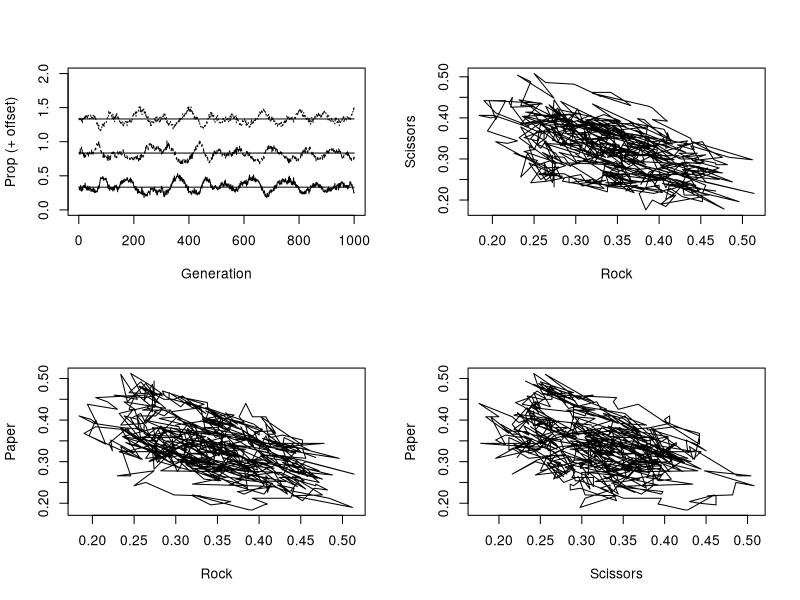

Recreate this plot in R.
# Rock-Paper-Scissors quantitative genetic model

# General Assumptions
# 1. The population consists of three behavioral clones: Rock, Paper, Scissors
# 2. The payoffs are symmetrical.
# 3. Fitness is equal to some initial quantity plus payoff.

# Payoff Matrix
#                       Opponent
# Self       Rock        Paper       Scissors
# Rock       -epsilon    -1           1 
# Paper       1          -epsilon    -1
# Scissors   -1          1           -epsilon


rm(list=ls())
library(MASS)

# Code: Rock=1, Scissors=2, Paper=3
Rock = 1
Scissors = 2
Paper = 3

# Payoff matrix
Epsilon = 0.5    
Payoff.Mat = matrix(c(-Epsilon,-1,1,1,-Epsilon,-1,-1,1,-Epsilon), 3, 3)

fitness = function(morph, trait.a, n.pop, payoff.mat) {
    opponent <-sample(morph)
    fit <- matrix(0, n.pop, 1)
    for(i.receiver in 1:3) {
        for(i.opponent in 1:3) {
            fit[morph==i.receiver & opponent==i.opponent] <- 3 + payoff.mat[i.receiver, i.opponent]
        }
    }
    sum.fit = sum(fit)
    mu.x1 <- sum(fit * trait.a[,1]) / sum.fit
    mu.x2 <- sum(fit * trait.a[,2]) / sum.fit
    mu.x3 <- sum(fit * trait.a[,3]) / sum.fit
    return(c(mu.x1, mu.x2, mu.x3))
}

#### MAIN PROGRAM ####
set.seed(100)

N.Pop = 500
Maxgen = 1000
Output = matrix(0, Maxgen, 4)
NX = 3  # number of traits
H2 = matrix(c(0.5, 0, 0, 0, 0.5, 0, 0, 0, 0.5), 3, 3)
Mu = c(0,0,0)  # genetic means
Var = c(1,1,1)  # variances, set and remain 1
Mean.A = c(Mu[1], Mu[2], Mu[3])  # initial additive genetic means
Mean.E = c(Mu[1], Mu[2], Mu[3])  # initial environmental means; is this ever mutated?
# phenotypic covariance matrix; note initial values are set to 1 (arbitrary)
CovP = matrix(1, NX, NX)
CovA = matrix(0, NX, NX)
CovE = matrix(0, NX, NX)
diag(CovP) = c(Var[1], Var[2], Var[3])

for(i in 1:NX) {
    CovA[i, i] = CovP[i, i] * H2[i, i]  # Vp * h2
    CovE[i, i] = CovP[i, i] - CovA[i, i]
    if(CovE[i, i] < 0) stop(print(c("CovE cannot be", i, CovE[i, i])))
}
# calculate phenotypic, environmental, and genetic covariances
for(i in 1:(NX-1)) {
    jj = i + 1
    for(j in jj:NX) {
        CovP[i, j] = H2[j, i] * sqrt(CovP[i, i] * CovP[j, j])
        CovP[j, i] = CovP[i, j]
        CovA[j, i] = CovA[i, j]
        CovE[i, j] = CovP[i, j] - CovA[i, j]
        CovE[j, i] = CovE[i, j]
    }    
}    

Morph = matrix(Paper, N.Pop, 1)  # initialize to Paper

for(i in 1:Maxgen) {
    Output[i, 1] = i
    # randomly generate additive and environmental values
    Trait.E = mvrnorm(N.Pop, mu=Mean.E, Sigma=CovE)
    Trait.A = mvrnorm(N.Pop, mu=Mean.A, Sigma=CovA)
    Trait.P = Trait.A + Trait.E
    # determine morph from trait with max value
    Morph[Trait.P[,1] > Trait.P[,2] & Trait.P[,1] > Trait.P[,3]] = Rock
    Morph[Trait.P[,1] > Trait.P[,2] & Trait.P[,1] < Trait.P[,3]] = Paper
    Morph[Trait.P[,1] < Trait.P[,2] & Trait.P[,1] > Trait.P[,3]] = Scissors

    Morph[Trait.P[,2] > Trait.P[,1] & Trait.P[,2] > Trait.P[,3]] = Scissors
    Morph[Trait.P[,2] > Trait.P[,1] & Trait.P[,2] < Trait.P[,3]] = Paper
    Morph[Trait.P[,2] < Trait.P[,1] & Trait.P[,2] > Trait.P[,3]] = Rock
    
    Morph[Trait.P[,3] > Trait.P[,1] & Trait.P[,3] > Trait.P[,2]] = Paper
    Morph[Trait.P[,3] > Trait.P[,1] & Trait.P[,3] < Trait.P[,2]] = Scissors
    Morph[Trait.P[,3] < Trait.P[,1] & Trait.P[,3] > Trait.P[,2]] = Rock

    N.Rock = length(Morph[Morph==Rock])
    N.Scissors = length(Morph[Morph==Scissors])
    N.Paper = length(Morph[Morph==Paper])

    Output[i, 2] = N.Rock / N.Pop
    Output[i, 3] = N.Scissors / N.Pop
    Output[i, 4] = N.Paper / N.Pop

    # apply selection
    Mean.A = fitness(Morph, Trait.A, N.Pop, Payoff.Mat)
}    


par(mfrow=c(2,2))

Offset1 = 0.5
Offset2 = Offset1 * 2
Startgen = 400

plot(Output[,1], Output[,2], type='l', xlab='Generation', ylab='Prop (+ offset)', ylim=c(0, 2.0))
lines(Output[,1], Output[,3] + Offset1, lty=2)
lines(Output[,1], Output[,4] + Offset2, lty=3)
# add lines for expected values
lines(Output[,1], rep(1/3, Maxgen))
lines(Output[,1], rep(1/3 + Offset1, Maxgen))
lines(Output[,1], rep(1/3 + Offset2, Maxgen))

# phase plots of pairwise morphs
plot(Output[Startgen:Maxgen,2], Output[Startgen:Maxgen,3], type='l', xlab='Rock', ylab='Scissors')
plot(Output[Startgen:Maxgen,2], Output[Startgen:Maxgen,4], type='l', xlab='Rock', ylab='Paper')
plot(Output[Startgen:Maxgen,3], Output[Startgen:Maxgen,4], type='l', xlab='Scissors', ylab='Paper')

print(c('Mean Proportions (R, S, P) from Generation', Startgen, 'to', Maxgen))
print(c(mean(Output[Startgen:Maxgen, 2]), mean(Output[Startgen:Maxgen, 3]), mean(Output[Startgen:Maxgen, 4])))
